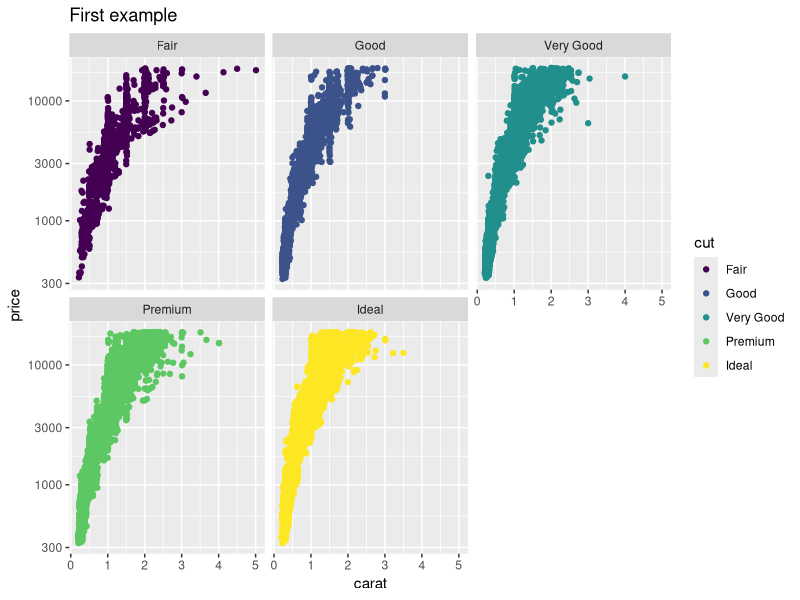

The R source for this figure:
## ---- chunk 1
# Example of R output
suppressPackageStartupMessages(library(ggplot2))
suppressPackageStartupMessages(library(dplyr))
set.seed(76)
small <- sample_n(diamonds, 1000) 
ggplot(data=diamonds, aes(x=carat,y=price,colour=cut)) +
  geom_point() +
  scale_y_log10() + 
  facet_wrap(~cut) +
  ggtitle("First example")
